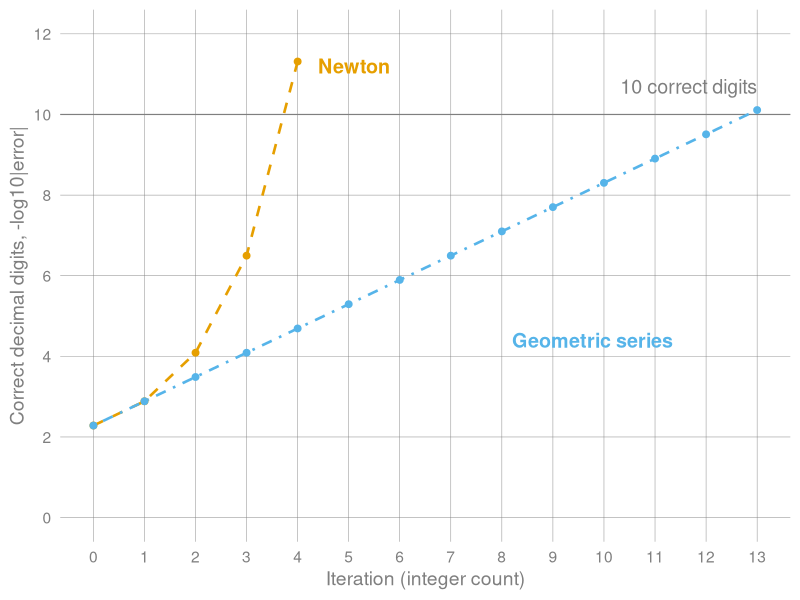
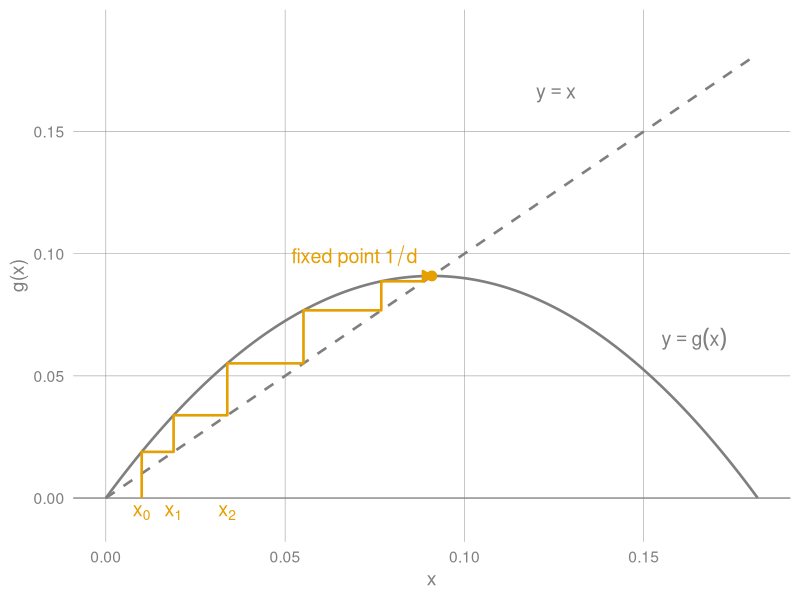

Generate these figures, in order, with R:
## ---- chunk 1
#| label: fig-newton-digits
#| echo: false
#| warning: false
#| message: false
#| fig-align: center
#| fig-width: 9
#| fig-height: 4.6
#| dev.args: !expr list(bg = "transparent")
#| fig-cap: "Correct decimal digits, $-\\log_{10}|x_n - 1/48|$, after each iteration for Newton's method and a scaled geometric series approximating $1/48$, both started from $x_0 = 1/64$ (plaintext)."
#| fig-alt: "A line plot of correct decimal digits against integer iteration count from 0 to 13. Both lines start at about 2.3 digits at iteration 0. The orange dashed Newton line climbs steeply to about 11.3 digits at iteration 4, crossing the 10 digit line there. The blue dot-dash geometric series line rises steadily and reaches 10 digits at iteration 13."

library(ggplot2)

neutral <- "grey50"
book_theme <- function() {
  theme_minimal(base_size = 14) +
    theme(
      plot.background = element_rect(fill = "transparent", color = NA),
      panel.background = element_rect(fill = "transparent", color = NA),
      panel.grid.minor = element_blank(),
      panel.grid.major = element_line(color = "grey50", linewidth = 0.15),
      axis.title = element_text(color = "grey50"),
      axis.text = element_text(color = "grey50")
    )
}

d <- 48
x0 <- 1 / 64          # same start for both methods
target <- 1 / d
k <- 0:13

# Newton: x_{n+1} = 2 x_n - d x_n^2
newton <- numeric(5)
newton[1] <- x0
for (i in 2:5) newton[i] <- 2 * newton[i - 1] - d * newton[i - 1]^2

# Scaled geometric series: S_n = x0 * sum_{j=0}^{n} (1 - d x0)^j, r = 1/4
r <- 1 - d * x0
geo <- x0 * cumsum(r^k)

# Correct decimal digits = -log10 |error| (not rounded, so the doubling is visible)
digits <- function(v) -log10(abs(v - target))
digit_data <- rbind(
  data.frame(iter = 0:4, digits = digits(newton), method = "Newton"),
  data.frame(iter = k, digits = digits(geo), method = "Geometric series")
)

digit_data$method <- factor(digit_data$method, levels = c("Newton", "Geometric series"))
cols <- c(Newton = "#E69F00", `Geometric series` = "#56B4E9")
ltys <- c(Newton = "dashed", `Geometric series` = "dotdash")

ggplot(digit_data, aes(iter, digits, color = method, linetype = method)) +
  geom_hline(yintercept = 10, color = neutral, linewidth = 0.4) +
  annotate("text", x = 13, y = 10.7, label = "10 correct digits", color = neutral,
           size = 5, hjust = 1) +
  geom_line(linewidth = 0.9) +
  geom_point(size = 2) +
  annotate("text", x = 4.4, y = 11.2, label = "Newton", color = cols[["Newton"]],
           size = 5, fontface = "bold", hjust = 0) +
  annotate("text", x = 8.2, y = 4.4, label = "Geometric series",
           color = cols[["Geometric series"]], size = 5, fontface = "bold", hjust = 0) +
  scale_color_manual(values = cols) +
  scale_linetype_manual(values = ltys) +
  scale_x_continuous(breaks = 0:13) +
  scale_y_continuous(breaks = seq(0, 12, 2), limits = c(0, 12)) +
  guides(color = "none", linetype = "none") +
  labs(x = "Iteration (integer count)", y = "Correct decimal digits, -log10|error|") +
  book_theme()
## ---- chunk 2
#| label: fig-newton-cobweb
#| echo: false
#| warning: false
#| message: false
#| fig-align: center
#| fig-width: 9
#| fig-height: 4.6
#| dev.args: !expr list(bg = "transparent")
#| fig-cap: "Cobweb diagram of the Newton iteration $x_{n+1} = g(x_n) = 2x_n - dx_n^2$ for $d = 11$ (plaintext), started at $x_0 = 0.01$. The iterates climb to the fixed point $1/d = 1/11$, where the parabola peaks and crosses $y = x$."
#| fig-alt: "A plot of the parabola g of x equals 2x minus 11 x squared as a solid grey curve and the line y equals x as a dashed grey line. An orange staircase starts at x equals 0.01 on the horizontal axis, steps up to the parabola and across to the line, and climbs toward the point where the curves meet at x equal to 1 over 11, about 0.0909. The steps shrink as they approach that fixed point, which sits at the top of the parabola."

library(ggplot2)

neutral <- "grey50"
book_theme <- function() {
  theme_minimal(base_size = 14) +
    theme(
      plot.background = element_rect(fill = "transparent", color = NA),
      panel.background = element_rect(fill = "transparent", color = NA),
      panel.grid.minor = element_blank(),
      panel.grid.major = element_line(color = "grey50", linewidth = 0.15),
      axis.title = element_text(color = "grey50"),
      axis.text = element_text(color = "grey50")
    )
}

d <- 11
g <- function(x) 2 * x - d * x^2
fixed <- 1 / d

# Iterate x_{n+1} = g(x_n) from x0 = 0.01 and build the cobweb path:
# up to the curve, then across to the line y = x, repeatedly.
steps <- 6
x <- numeric(steps + 1)
x[1] <- 0.01
for (i in 1:steps) x[i + 1] <- g(x[i])
path <- data.frame(x = x[1], y = 0)
for (i in 1:steps) {
  path <- rbind(path, data.frame(x = c(x[i], x[i + 1]), y = c(x[i + 1], x[i + 1])))
}
iterates <- data.frame(x = x[1:5], label = paste0("x[", 0:4, "]"))

curve_data <- data.frame(x = seq(0, 2 * fixed, length.out = 300))
curve_data$y <- g(curve_data$x)

ggplot() +
  geom_hline(yintercept = 0, color = neutral, linewidth = 0.4) +
  geom_line(data = curve_data, aes(x, y), color = neutral, linewidth = 0.9) +
  geom_line(data = curve_data, aes(x, x), color = neutral, linewidth = 0.9,
            linetype = "dashed") +
  geom_path(data = path, aes(x, y), color = "#E69F00", linewidth = 0.9,
            arrow = arrow(length = unit(0.1, "inches"), type = "closed")) +
  geom_point(data = data.frame(x = fixed, y = fixed), aes(x, y), size = 3,
             color = "#E69F00") +
  annotate("text", x = fixed - 0.004, y = fixed + 0.008, label = "fixed~point~1/d",
           parse = TRUE, color = "#E69F00", size = 5, fontface = "bold", hjust = 1) +
  geom_text(data = iterates[1:3, ], aes(x = x, y = -0.006, label = label),
            parse = TRUE, color = "#E69F00", size = 5, fontface = "bold") +
  annotate("text", x = 0.155, y = 0.065, label = "y == g(x)", parse = TRUE,
           color = neutral, size = 5, fontface = "bold", hjust = 0) +
  annotate("text", x = 0.12, y = 0.165, label = "y == x", parse = TRUE,
           color = neutral, size = 5, fontface = "bold", hjust = 0) +
  scale_x_continuous(breaks = c(0, 0.05, 0.1, 0.15)) +
  coord_cartesian(xlim = c(0, 2 * fixed), ylim = c(-0.008, 0.19), clip = "off") +
  labs(x = "x", y = "g(x)") +
  book_theme()
## ---- chunk 3
#| echo: false
#| results: asis

if (knitr::is_html_output()) {
  cat("![newton_animation](https://hackmd.io/_uploads/BkpSix5bzl.gif)")
} else {
}
